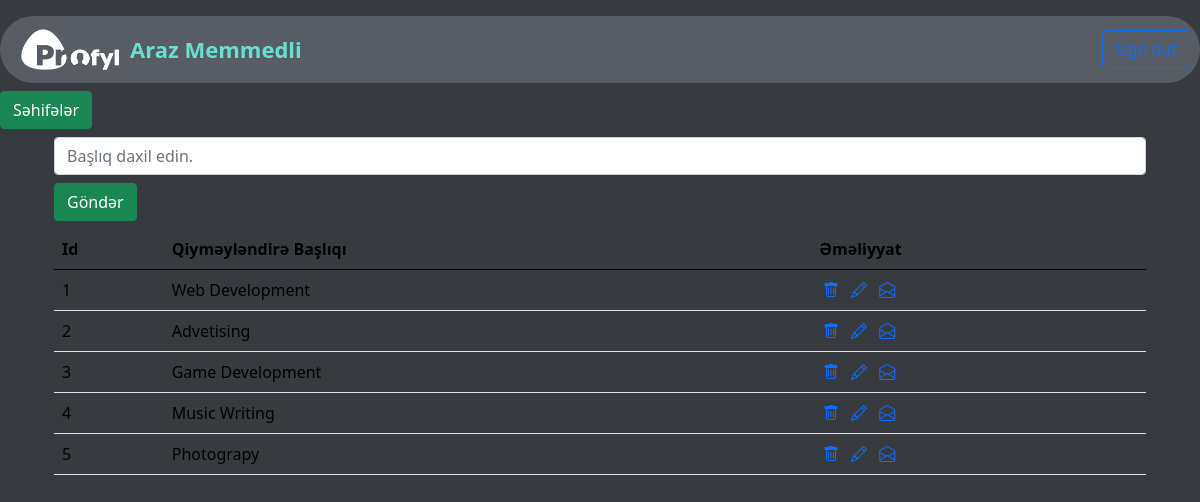
Screenshot of /admin/pricing/category/ with the database file from the repository.
### app/models.py (models this page shows)
class PricingCategory(db.Model):
    id = db.Column(db.Integer, primary_key=True)
    p_title=db.Column(db.String(200))

### admin/p_routes.py (the view, shortened to what this page needs)
@pricing_bp.route('/admin/pricing/category/',methods=['GET','POST'])
def admin_category():
    form=PricingCategoryForm()
    pricingcategories=PricingCategory.query.all()
    return render_template('admin/pricing_category.html',form=form,pricingcategories=pricingcategories)

### admin/forms.py
class PricingCategoryForm(FlaskForm):
    p_title=StringField('p_title')
    c_submit=SubmitField()

### admin/templates/admin/pricing_category.html
{% extends 'admin/base.html' %}
{% block content %}
<section id="pricing-category-form">
  <div class="container">
    <form action="/admin/pricing/category/" method="POST">
        <div class="form-group mt-2">
            {{form.p_title(class_='form-control',placeholder='Başlıq daxil edin.')}}
        </div>
        <div class="form-group mt-2">
            {{form.c_submit(class_='btn btn-success',value='Göndər')}}
        </div>
    </form>
  </div>
</section>
<section id="pricing-table-category">
    <div class="container mt-2">
        <table class="table" style="color: white;">
            <thead>
              <tr>
                <th scope="col">Id</th>
                <th scope="col">Qiyməyləndirə Başlıqı</th>
                <th scope="col">Əməliyyat</th>
              </tr>
            </thead>
            <tbody>
              {% for p_category in pricingcategories %}
              <tr>
                <td>{{p_category.id}}</td>
                <td>{{p_category.p_title}}</td>
                <td>
                    <a href="/pricing/category/delete/{{p_category.id}}"><i class="bi bi-trash mx-1"></i></a>
                    <a href="/pricing/category/update/{{p_category.id}}"><i class="bi bi-pencil mx-1"></i></a>
                    <a href=""><i class="bi bi-envelope-open mx-1"></i></a>
                </td>
              </tr>
              {% endfor %}
            </tbody>
          </table>
    </div>
</section>
{% endblock  %}

### rows the page displays
PricingCategory: id "1", p_title "Web Development"
PricingCategory: id "2", p_title "Advetising"
PricingCategory: id "3", p_title "Game Development"
PricingCategory: id "4", p_title "Music Writing"
PricingCategory: id "5", p_title "Photograpy"
